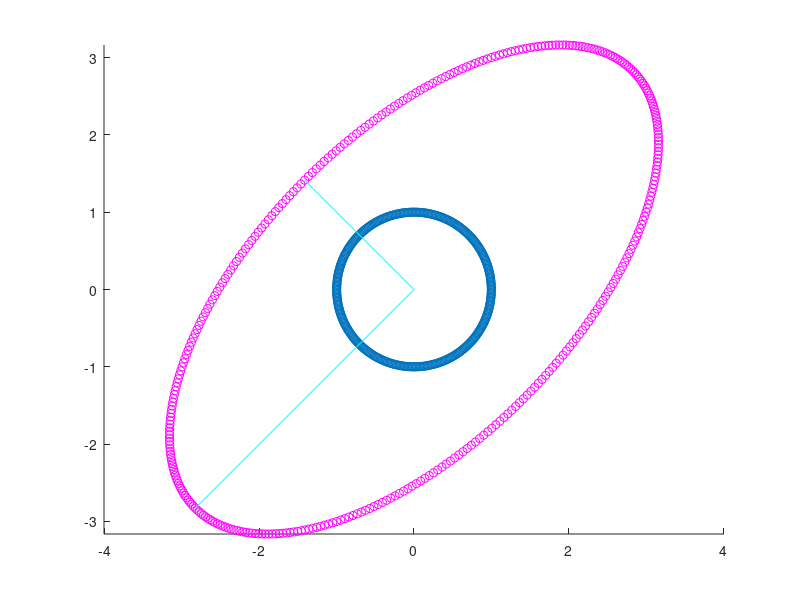

This chart was generated by the following MATLAB code:
%Homework 10, #9
a=3;b=1;c=1;d=3;

circ=zeros(2,360);  %a 2x360 zero array
deg=1:1:360;
circ(1,:)=cos(deg*pi/180);
circ(2,:)=sin(deg*pi/180);
A=[a b;c d];

[U, S, V]=svd(A);

hold on %concatenate all subsequent plots on the same graph
axis equal
plot(circ(1,:),circ(2,:),'o')
Acirc=A*circ;
plot(Acirc(1,:),Acirc(2,:),'mo')

Uline=[U(:,1)*S(1,1) [0 0]' U(:,2)*S(2,2)]; %note the prime
plot(Uline(1,:), Uline(2,:),'-c')
hold off